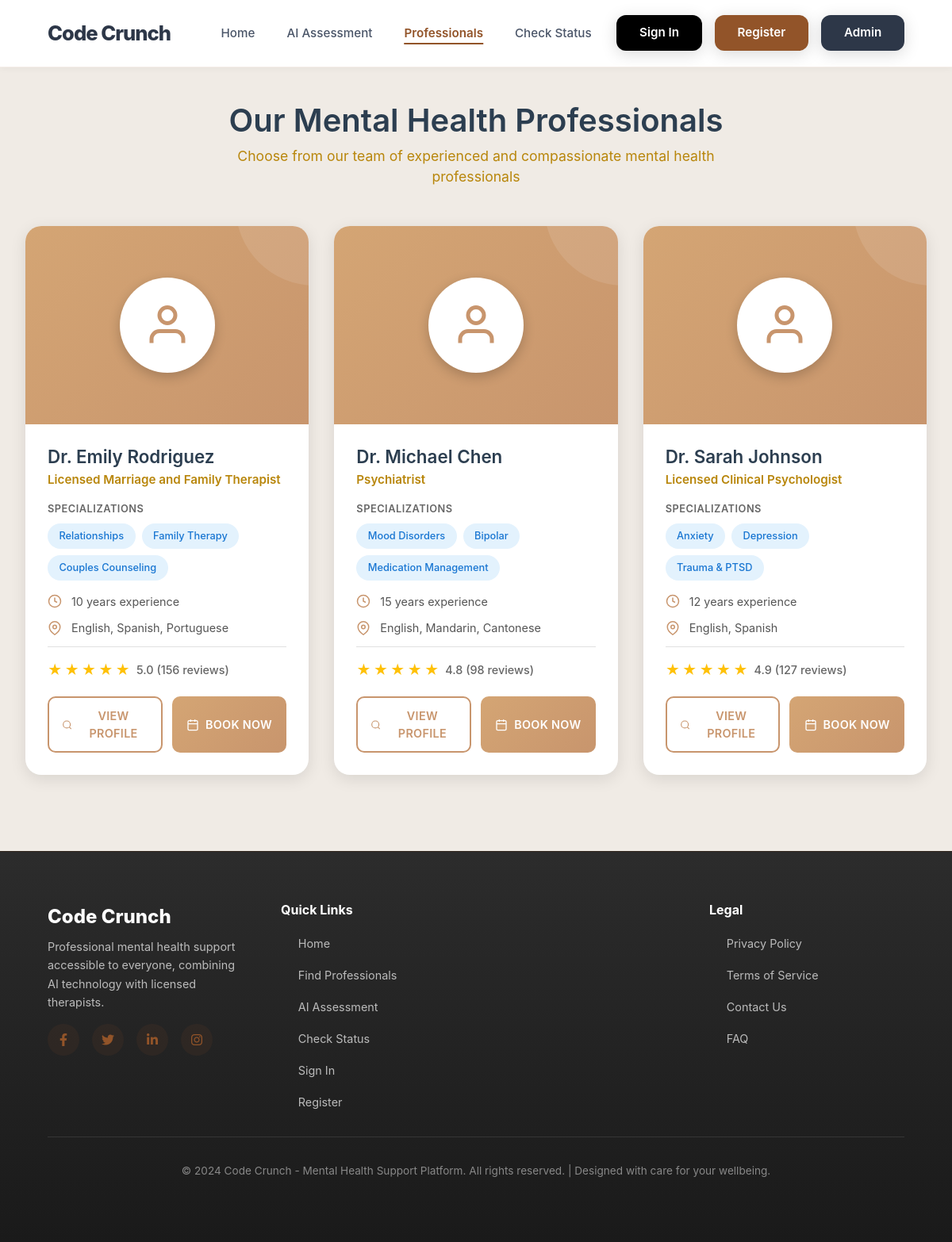
Page /professionals on the committed database.
### app.py (models this page shows, shortened)
class Professional(db.Model):
    id = db.Column(db.Integer, primary_key=True)
    name = db.Column(db.String(100), nullable=False)
    title = db.Column(db.String(100), nullable=False)
    specialization = db.Column(db.String(200), nullable=False)
    bio = db.Column(db.Text, nullable=False)
    experience_years = db.Column(db.Integer, nullable=False)
    education = db.Column(db.Text, nullable=False)
    languages = db.Column(db.String(200), nullable=False)
    image_url = db.Column(db.String(200), default='default-avatar.jpg')
    available_days = db.Column(db.String(200), nullable=False)
    rating = db.Column(db.Float, default=5.0)
    total_reviews = db.Column(db.Integer, default=0)
    is_active = db.Column(db.Boolean, default=True)
    created_at = db.Column(db.DateTime, default=datetime.utcnow)
    appointments = db.relationship('Appointment', backref='professional', lazy=True)
    reviews = db.relationship('Review', backref='professional', lazy=True)

### app.py (the view)
@app.route('/professionals')
def professionals():
    all_professionals = Professional.query.filter_by(is_active=True).order_by(Professional.name).all()
    return render_template('professionals.html', professionals=all_professionals)

### templates/professionals.html (shortened to what this page needs)
{% extends "layout.html" %}
{% block content %}
<div class="professionals-page">
    <div class="professionals-container">
        <div class="page-header">
            <h1 class="page-title">Our Mental Health Professionals</h1>
            <p class="page-subtitle">Choose from our team of experienced and compassionate mental health professionals</p>
        </div>
        {% if professionals %}
        <div class="professionals-grid">
            {% for prof in professionals %}
            <div class="professional-card">
                <div class="card-image">
                    <div class="card-image-placeholder">
                        <svg viewBox="0 0 24 24" fill="none" stroke="currentColor" stroke-width="2">
                            <path d="M20 21v-2a4 4 0 0 0-4-4H8a4 4 0 0 0-4 4v2"></path>
                            <circle cx="12" cy="7" r="4"></circle>
                        </svg>
                    </div>
                </div>
                <div class="card-content">
                    <h2 class="professional-name">{{ prof.name }}</h2>
                    <p class="professional-title">{{ prof.title }}</p>
                    <div class="specialization-section">
                        <span class="specialization-label">Specializations</span>
                        <div class="specialization-tags">
                            {% for spec in prof.specialization.split(',')[:3] %}
                            <span class="tag">{{ spec.strip() }}</span>
                            {% endfor %}
                        </div>
                    </div>
                    <div class="info-row">
                        <svg viewBox="0 0 24 24" fill="none" stroke="currentColor" stroke-width="2">
                            <circle cx="12" cy="12" r="10"></circle>
                            <polyline points="12 6 12 12 16 14"></polyline>
                        </svg>
                        <span>{{ prof.experience_years }} years experience</span>
                    </div>
                    <div class="info-row">
                        <svg viewBox="0 0 24 24" fill="none" stroke="currentColor" stroke-width="2">
                            <path d="M21 10c0 7-9 13-9 13s-9-6-9-13a9 9 0 0 1 18 0z"></path>
                            <circle cx="12" cy="10" r="3"></circle>
                        </svg>
                        <span>{{ prof.languages }}</span>
                    </div>
                    <div class="rating-section">
                        <div class="stars">
                            {% for i in range(5) %}
                            <span class="star">★</span>
                            {% endfor %}
                        </div>
                        <span class="rating-text">{{ prof.rating }} ({{ prof.total_reviews }} reviews)</span>
                    </div>
                    <div class="card-buttons">
                        <a href="{{ url_for('professional_detail', prof_id=prof.id) }}" class="btn btn-outline">
                            <svg viewBox="0 0 24 24" fill="none" stroke="currentColor" stroke-width="2">
                                <circle cx="11" cy="11" r="8"></circle>
                                <line x1="21" y1="21" x2="16.65" y2="16.65"></line>
                            </svg>
                            View Profile
                        </a>
                        <a href="{{ url_for('book_with_professional', prof_id=prof.id) }}" class="btn btn-primary">
                            <svg viewBox="0 0 24 24" fill="none" stroke="currentColor" stroke-width="2">
                                <rect x="3" y="4" width="18" height="18" rx="2" ry="2"></rect>
                                <line x1="16" y1="2" x2="16" y2="6"></line>
                                <line x1="8" y1="2" x2="8" y2="6"></line>
                                <line x1="3" y1="10" x2="21" y2="10"></line>
                            </svg>
                            Book Now
                        </a>
                    </div>
                </div>
            </div>
            {% endfor %}
        </div>
        {% endif %}
    </div>
</div>
{% endblock %}

### templates/layout.html (shortened to what this page needs)
<!DOCTYPE html>
<html lang="en">
    <head>
        <link
            href="https://cdn.jsdelivr.net/npm/bootstrap@5.1.3/dist/css/bootstrap.min.css"
            rel="stylesheet"
        />
        <link
            href="https://cdnjs.cloudflare.com/ajax/libs/font-awesome/6.0.0/css/all.min.css"
            rel="stylesheet"
        />
    </head>
    <body>
        <nav class="modern-nav" id="navbar">
            <a href="{{ url_for('index') }}" class="nav-logo">Code Crunch</a>
            <ul class="nav-links" id="navLinks">
                <li>
                    <a
                        href="{{ url_for('index') }}"
                        class="{{ 'active' if request.endpoint == 'index' else '' }}"
                        >Home</a
                    >
                </li>
                <li>
                    <a
                        href="{{ url_for('ai_assessment') }}"
                        class="{{ 'active' if request.endpoint == 'ai_assessment' else '' }}"
                        >AI Assessment</a
                    >
                </li>
                <li>
                    <a
                        href="{{ url_for('professionals') }}"
                        class="{{ 'active' if request.endpoint == 'professionals' else '' }}"
                        >Professionals</a
                    >
                </li>
                <li>
                    <a
                        href="{{ url_for('check_status') }}"
                        class="{{ 'active' if request.endpoint == 'check_status' else '' }}"
                        >Check Status</a
                    >
                </li>
            </ul>
            <div class="nav-buttons">
                {% if session.user_id %}
                    <div class="user-menu">
                        <span class="user-welcome">Welcome, {{ session.user_name }}</span>
                        <a href="{{ url_for('logout') }}" class="logout-btn">Logout</a>
                    </div>
                {% else %}
                    <div class="user-menu">
                        <a href="{{ url_for('login') }}" class="sign-in-btn">Sign In</a>
                        <a href="{{ url_for('register') }}" class="sign-in-btn" style="background-color: #925429;">Register</a>
                    </div>
                {% endif %}
                <a href="{{ url_for('admin_login') }}" class="sign-in-btn" style="background-color: #2d3748;">Admin</a>
            </div>
        </nav>
        <main>{% block content %}{% endblock %}</main>
        <footer class="modern-footer">
            <div class="footer-content">
                <div class="footer-section">
                    <div class="footer-logo">Code Crunch</div>
                    <p>Professional mental health support accessible to everyone, combining AI technology with licensed therapists.</p>
                    <div class="footer-socials">
                        <a href="#"><i class="fab fa-facebook-f"></i></a>
                        <a href="#"><i class="fab fa-twitter"></i></a>
                        <a href="#"><i class="fab fa-linkedin-in"></i></a>
                        <a href="#"><i class="fab fa-instagram"></i></a>
                    </div>
                </div>
                <div class="footer-section">
                    <h4>Quick Links</h4>
                    <ul class="footer-links">
                        <li><a href="{{ url_for('index') }}">Home</a></li>
                        <li><a href="{{ url_for('professionals') }}">Find Professionals</a></li>
                        <li><a href="{{ url_for('ai_assessment') }}">AI Assessment</a></li>
                        <li><a href="{{ url_for('check_status') }}">Check Status</a></li>
                        {% if session.user_id %}
                        <li><a href="{{ url_for('user_dashboard') }}">My Dashboard</a></li>
                        {% else %}
                        <li><a href="{{ url_for('login') }}">Sign In</a></li>
                        <li><a href="{{ url_for('register') }}">Register</a></li>
                        {% endif %}
                    </ul>
                </div>
                <div class="footer-section">
                    <h4>Legal</h4>
                    <ul class="footer-links">
                        <li><a href="#">Privacy Policy</a></li>
                        <li><a href="#">Terms of Service</a></li>
                        <li><a href="#">Contact Us</a></li>
                        <li><a href="#">FAQ</a></li>
                    </ul>
                </div>
            </div>
            <div class="footer-bottom">
                <p>&copy; 2024 Code Crunch - Mental Health Support Platform. All rights reserved. | Designed with care for your wellbeing.</p>
            </div>
        </footer>
    </body>
</html>

### templates/layout.html (style rules this page uses)
* { margin: 0; padding: 0; box-sizing: border-box; }
html, body { height: 100%; }
body { font-family: -apple-system, BlinkMacSystemFont, "Segoe UI", Roboto, "Helvetica Neue", Arial, sans-serif; background-color: #f9f7f4; color: #1a202c; display: flex; flex-direction: column; min-height: 100vh; }
.modern-nav { position: fixed; top: 0; width: 100%; display: flex; justify-content: space-between; align-items: center; padding: 1.2rem 5%; background: rgba(255, 255, 255, 0.95); backdrop-filter: blur(20px); border-bottom: 1px solid rgba(146, 84, 41, 0.1); z-index: 1000; transition: all 0.4s cubic-bezier(0.4, 0, 0.2, 1); box-shadow: 0 2px 8px rgba(0, 0, 0, 0.04); }
.nav-logo { font-size: 1.6rem; font-weight: 800; color: #2d3748; text-decoration: none; letter-spacing: -1px; transition: all 0.3s ease; }
.nav-links { display: flex; gap: 2.5rem; list-style: none; align-items: center; margin: 0; }
.nav-links a { text-decoration: none; color: #4a5568; font-size: 0.95rem; font-weight: 500; transition: all 0.3s ease; position: relative; }
.nav-links a::after { content: ""; position: absolute; bottom: -5px; left: 50%; transform: translateX(-50%); width: 0; height: 2px; background: #925429; transition: width 0.3s ease; }
.nav-links a:hover::after, .nav-links a.active::after { width: 100%; }
.nav-links a.active { color: #925429; font-weight: 600; }
.nav-buttons { display: flex; gap: 1rem; align-items: center; }
.sign-in-btn { background-color: #000; color: #ffffff; padding: 0.7rem 1.8rem; border-radius: 12px; border: none; cursor: pointer; font-size: 0.95rem; font-weight: 600; transition: all 0.3s ease; text-decoration: none; display: inline-block; box-shadow: 0 4px 20px rgba(0, 0, 0, 0.15); position: relative; overflow: hidden; }
.sign-in-btn::before { content: ''; position: absolute; top: 0; left: -100%; width: 100%; height: 100%; background: linear-gradient(90deg, transparent, rgba(255, 255, 255, 0.2), transparent); transition: left 0.5s ease; }
.user-menu { display: flex; align-items: center; gap: 1rem; }
main { flex: 1; margin-top: 80px; width: 100%; }
.modern-footer { background: linear-gradient(180deg, #2c2c2c 0%, #1a1a1a 100%); color: #fff; padding: 4rem 5%; margin-top: auto; border-top: 1px solid rgba(146, 84, 41, 0.2); }
.footer-content { max-width: 1400px; margin: 0 auto; display: grid; grid-template-columns: 1fr 2fr 1fr; gap: 3rem; margin-bottom: 2rem; }
.footer-section h4 { font-size: 1rem; font-weight: 700; margin-bottom: 1.2rem; color: #fff; }
.footer-section p { color: #bbb; font-size: 0.9rem; line-height: 1.6; }
.footer-logo { font-size: 1.5rem; font-weight: 800; color: #fff; margin-bottom: 0.5rem; }
.footer-links { display: flex; flex-direction: column; gap: 1rem; list-style: none; margin: 0; padding: 0; }
.footer-links a { color: #bbb; text-decoration: none; font-size: 0.9rem; transition: all 0.3s ease; position: relative; }
.footer-links a::before { content: "→"; margin-right: 0.5rem; opacity: 0; transition: opacity 0.3s ease; }
.footer-socials { display: flex; gap: 1rem; }
.footer-socials a { display: inline-flex; align-items: center; justify-content: center; width: 40px; height: 40px; background: rgba(146, 84, 41, 0.1); color: #925429; border-radius: 50%; transition: all 0.3s ease; text-decoration: none; }
.footer-bottom { text-align: center; padding-top: 2rem; border-top: 1px solid rgba(255, 255, 255, 0.1); color: #888; font-size: 0.85rem; }
.btn { border-radius: 12px; font-weight: 600; transition: all 0.3s ease; }
.btn-primary { background: #925429; border: none; }

### rows in the picture
Professional: name "Dr. Emily Rodriguez", title "Licensed Marriage and Family Therapist", strip "Relationships" "Family Therapy" "Couples Counseling", experience_years "10", languages "English, Spanish, Portuguese", rating "5.0", total_reviews "156"
Professional: name "Dr. Michael Chen", title "Psychiatrist", strip "Mood Disorders" "Bipolar" "Medication Management", experience_years "15", languages "English, Mandarin, Cantonese", rating "4.8", total_reviews "98"
Professional: name "Dr. Sarah Johnson", title "Licensed Clinical Psychologist", strip "Anxiety" "Depression" "Trauma & PTSD", experience_years "12", languages "English, Spanish", rating "4.9", total_reviews "127"
